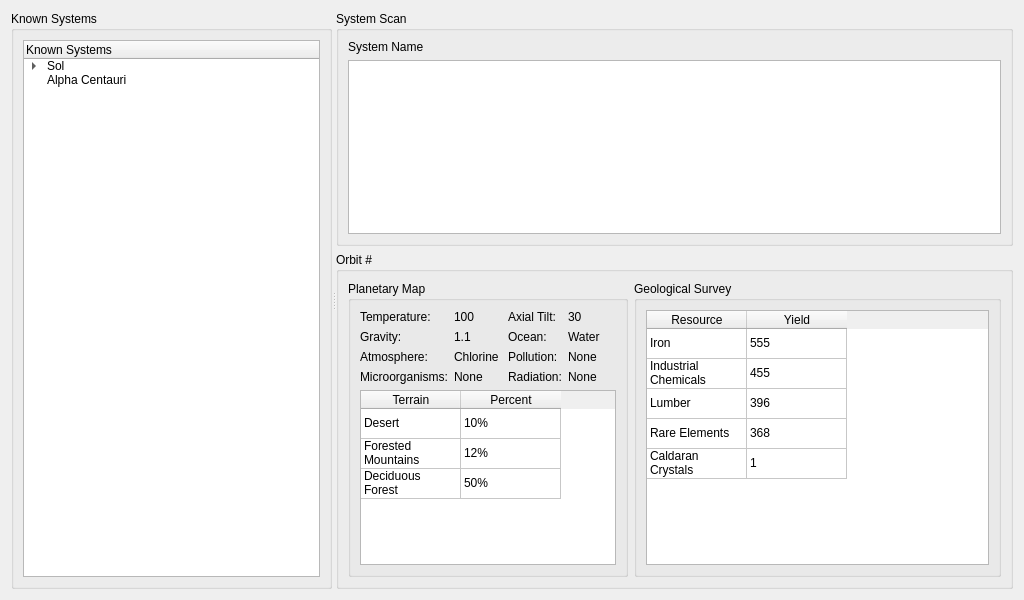
<?xml version="1.0" encoding="UTF-8"?>
<ui version="4.0">
 <class>SystemsOverviewWidget</class>
 <widget class="QWidget" name="SystemsOverviewWidget">
  <property name="geometry">
   <rect>
    <x>0</x>
    <y>0</y>
    <width>1024</width>
    <height>600</height>
   </rect>
  </property>
  <property name="windowTitle">
   <string>Form</string>
  </property>
  <layout class="QHBoxLayout" name="horizontalLayout">
   <item>
    <widget class="QSplitter" name="splitter">
     <property name="orientation">
      <enum>Qt::Horizontal</enum>
     </property>
     <widget class="QGroupBox" name="groupBox_5">
      <property name="title">
       <string>Known Systems</string>
      </property>
      <layout class="QVBoxLayout" name="verticalLayout_4">
       <item>
        <widget class="QTreeWidget" name="treeWidget">
         <property name="autoFillBackground">
          <bool>false</bool>
         </property>
         <property name="styleSheet">
          <string notr="true">abackground-color: transparent;</string>
         </property>
         <property name="alternatingRowColors">
          <bool>false</bool>
         </property>
         <property name="uniformRowHeights">
          <bool>false</bool>
         </property>
         <property name="allColumnsShowFocus">
          <bool>true</bool>
         </property>
         <property name="wordWrap">
          <bool>false</bool>
         </property>
         <property name="headerHidden">
          <bool>false</bool>
         </property>
         <property name="columnCount">
          <number>1</number>
         </property>
         <attribute name="headerVisible">
          <bool>true</bool>
         </attribute>
         <attribute name="headerCascadingSectionResizes">
          <bool>false</bool>
         </attribute>
         <attribute name="headerHighlightSections">
          <bool>false</bool>
         </attribute>
         <attribute name="headerShowSortIndicator" stdset="0">
          <bool>false</bool>
         </attribute>
         <attribute name="headerStretchLastSection">
          <bool>true</bool>
         </attribute>
         <attribute name="headerVisible">
          <bool>true</bool>
         </attribute>
         <attribute name="headerStretchLastSection">
          <bool>true</bool>
         </attribute>
         <column>
          <property name="text">
           <string>Known Systems</string>
          </property>
         </column>
         <item>
          <property name="text">
           <string>Sol</string>
          </property>
          <item>
           <property name="text">
            <string>1: Hot Terrestrial</string>
           </property>
          </item>
          <item>
           <property name="text">
            <string>2: Hot Terrestrial</string>
           </property>
          </item>
          <item>
           <property name="text">
            <string>3: Terrestrial</string>
           </property>
          </item>
          <item>
           <property name="text">
            <string>4: Terrestrial</string>
           </property>
          </item>
          <item>
           <property name="text">
            <string>5: Asteroid Field</string>
           </property>
          </item>
          <item>
           <property name="text">
            <string>6: Gas Giant</string>
           </property>
          </item>
         </item>
         <item>
          <property name="text">
           <string>Alpha Centauri</string>
          </property>
         </item>
        </widget>
       </item>
      </layout>
      <zorder>treeWidget</zorder>
      <zorder>treeWidget</zorder>
     </widget>
     <widget class="QWidget" name="">
      <layout class="QVBoxLayout" name="verticalLayout_3">
       <item>
        <widget class="QGroupBox" name="groupBox">
         <property name="title">
          <string>System Scan</string>
         </property>
         <layout class="QVBoxLayout" name="verticalLayout">
          <item>
           <widget class="QLabel" name="label_3">
            <property name="text">
             <string>System Name</string>
            </property>
           </widget>
          </item>
          <item>
           <widget class="QTableWidget" name="tableWidget"/>
          </item>
         </layout>
        </widget>
       </item>
       <item>
        <widget class="QGroupBox" name="groupBox_4">
         <property name="title">
          <string>Orbit #</string>
         </property>
         <layout class="QHBoxLayout" name="horizontalLayout_2">
          <item>
           <widget class="QGroupBox" name="groupBox_2">
            <property name="title">
             <string>Planetary Map</string>
            </property>
            <layout class="QGridLayout" name="gridLayout">
             <item row="0" column="0">
              <widget class="QLabel" name="label_4">
               <property name="text">
                <string>Temperature:</string>
               </property>
              </widget>
             </item>
             <item row="0" column="2">
              <widget class="QLabel" name="label_5">
               <property name="text">
                <string>Axial Tilt:</string>
               </property>
              </widget>
             </item>
             <item row="1" column="0">
              <widget class="QLabel" name="label_6">
               <property name="text">
                <string>Gravity:</string>
               </property>
              </widget>
             </item>
             <item row="1" column="2">
              <widget class="QLabel" name="label_8">
               <property name="text">
                <string>Ocean:</string>
               </property>
              </widget>
             </item>
             <item row="2" column="0">
              <widget class="QLabel" name="label_7">
               <property name="text">
                <string>Atmosphere:</string>
               </property>
              </widget>
             </item>
             <item row="2" column="2">
              <widget class="QLabel" name="label_9">
               <property name="text">
                <string>Pollution:</string>
               </property>
              </widget>
             </item>
             <item row="3" column="0">
              <widget class="QLabel" name="label_11">
               <property name="text">
                <string>Microorganisms:</string>
               </property>
              </widget>
             </item>
             <item row="3" column="2">
              <widget class="QLabel" name="label_10">
               <property name="text">
                <string>Radiation:</string>
               </property>
              </widget>
             </item>
             <item row="0" column="1">
              <widget class="QLabel" name="label_12">
               <property name="text">
                <string>100</string>
               </property>
              </widget>
             </item>
             <item row="1" column="1">
              <widget class="QLabel" name="label_13">
               <property name="text">
                <string>1.1</string>
               </property>
              </widget>
             </item>
             <item row="2" column="1">
              <widget class="QLabel" name="label_14">
               <property name="text">
                <string>Chlorine</string>
               </property>
              </widget>
             </item>
             <item row="3" column="1">
              <widget class="QLabel" name="label_15">
               <property name="text">
                <string>None</string>
               </property>
              </widget>
             </item>
             <item row="0" column="3">
              <widget class="QLabel" name="label_16">
               <property name="text">
                <string>30</string>
               </property>
              </widget>
             </item>
             <item row="1" column="3">
              <widget class="QLabel" name="label_17">
               <property name="text">
                <string>Water</string>
               </property>
              </widget>
             </item>
             <item row="2" column="3">
              <widget class="QLabel" name="label_18">
               <property name="text">
                <string>None</string>
               </property>
              </widget>
             </item>
             <item row="3" column="3">
              <widget class="QLabel" name="label_19">
               <property name="text">
                <string>None</string>
               </property>
              </widget>
             </item>
             <item row="4" column="0" colspan="4">
              <widget class="QTableWidget" name="tableWidget_2">
               <attribute name="horizontalHeaderVisible">
                <bool>true</bool>
               </attribute>
               <attribute name="horizontalHeaderStretchLastSection">
                <bool>false</bool>
               </attribute>
               <attribute name="verticalHeaderVisible">
                <bool>false</bool>
               </attribute>
               <attribute name="verticalHeaderVisible">
                <bool>false</bool>
               </attribute>
               <attribute name="horizontalHeaderStretchLastSection">
                <bool>false</bool>
               </attribute>
               <attribute name="horizontalHeaderVisible">
                <bool>true</bool>
               </attribute>
               <row>
                <property name="text">
                 <string>Desert</string>
                </property>
               </row>
               <row>
                <property name="text">
                 <string>Forested Mountains</string>
                </property>
               </row>
               <row>
                <property name="text">
                 <string>Deciduous Forest</string>
                </property>
               </row>
               <column>
                <property name="text">
                 <string>Terrain</string>
                </property>
               </column>
               <column>
                <property name="text">
                 <string>Percent</string>
                </property>
               </column>
               <item row="0" column="0">
                <property name="text">
                 <string>Desert</string>
                </property>
               </item>
               <item row="0" column="1">
                <property name="text">
                 <string>10%</string>
                </property>
               </item>
               <item row="1" column="0">
                <property name="text">
                 <string>Forested Mountains</string>
                </property>
               </item>
               <item row="1" column="1">
                <property name="text">
                 <string>12%</string>
                </property>
               </item>
               <item row="2" column="0">
                <property name="text">
                 <string>Deciduous Forest</string>
                </property>
               </item>
               <item row="2" column="1">
                <property name="text">
                 <string>50%</string>
                </property>
               </item>
              </widget>
             </item>
            </layout>
           </widget>
          </item>
          <item>
           <widget class="QGroupBox" name="groupBox_3">
            <property name="title">
             <string>Geological Survey</string>
            </property>
            <layout class="QVBoxLayout" name="verticalLayout_2">
             <item>
              <widget class="QTableWidget" name="tableWidget_3">
               <attribute name="verticalHeaderVisible">
                <bool>false</bool>
               </attribute>
               <attribute name="verticalHeaderVisible">
                <bool>false</bool>
               </attribute>
               <row>
                <property name="text">
                 <string>New Row</string>
                </property>
               </row>
               <row>
                <property name="text">
                 <string>New Row</string>
                </property>
               </row>
               <row>
                <property name="text">
                 <string>New Row</string>
                </property>
               </row>
               <row>
                <property name="text">
                 <string>New Row</string>
                </property>
               </row>
               <row>
                <property name="text">
                 <string>New Row</string>
                </property>
               </row>
               <column>
                <property name="text">
                 <string>Resource</string>
                </property>
               </column>
               <column>
                <property name="text">
                 <string>Yield</string>
                </property>
               </column>
               <item row="0" column="0">
                <property name="text">
                 <string>Iron</string>
                </property>
               </item>
               <item row="0" column="1">
                <property name="text">
                 <string>555</string>
                </property>
               </item>
               <item row="1" column="0">
                <property name="text">
                 <string>Industrial Chemicals</string>
                </property>
               </item>
               <item row="1" column="1">
                <property name="text">
                 <string>455</string>
                </property>
               </item>
               <item row="2" column="0">
                <property name="text">
                 <string>Lumber</string>
                </property>
               </item>
               <item row="2" column="1">
                <property name="text">
                 <string>396</string>
                </property>
               </item>
               <item row="3" column="0">
                <property name="text">
                 <string>Rare Elements</string>
                </property>
               </item>
               <item row="3" column="1">
                <property name="text">
                 <string>368</string>
                </property>
               </item>
               <item row="4" column="0">
                <property name="text">
                 <string>Caldaran Crystals</string>
                </property>
               </item>
               <item row="4" column="1">
                <property name="text">
                 <string>1</string>
                </property>
               </item>
              </widget>
             </item>
            </layout>
           </widget>
          </item>
         </layout>
        </widget>
       </item>
      </layout>
     </widget>
    </widget>
   </item>
  </layout>
 </widget>
 <resources/>
 <connections/>
</ui>
